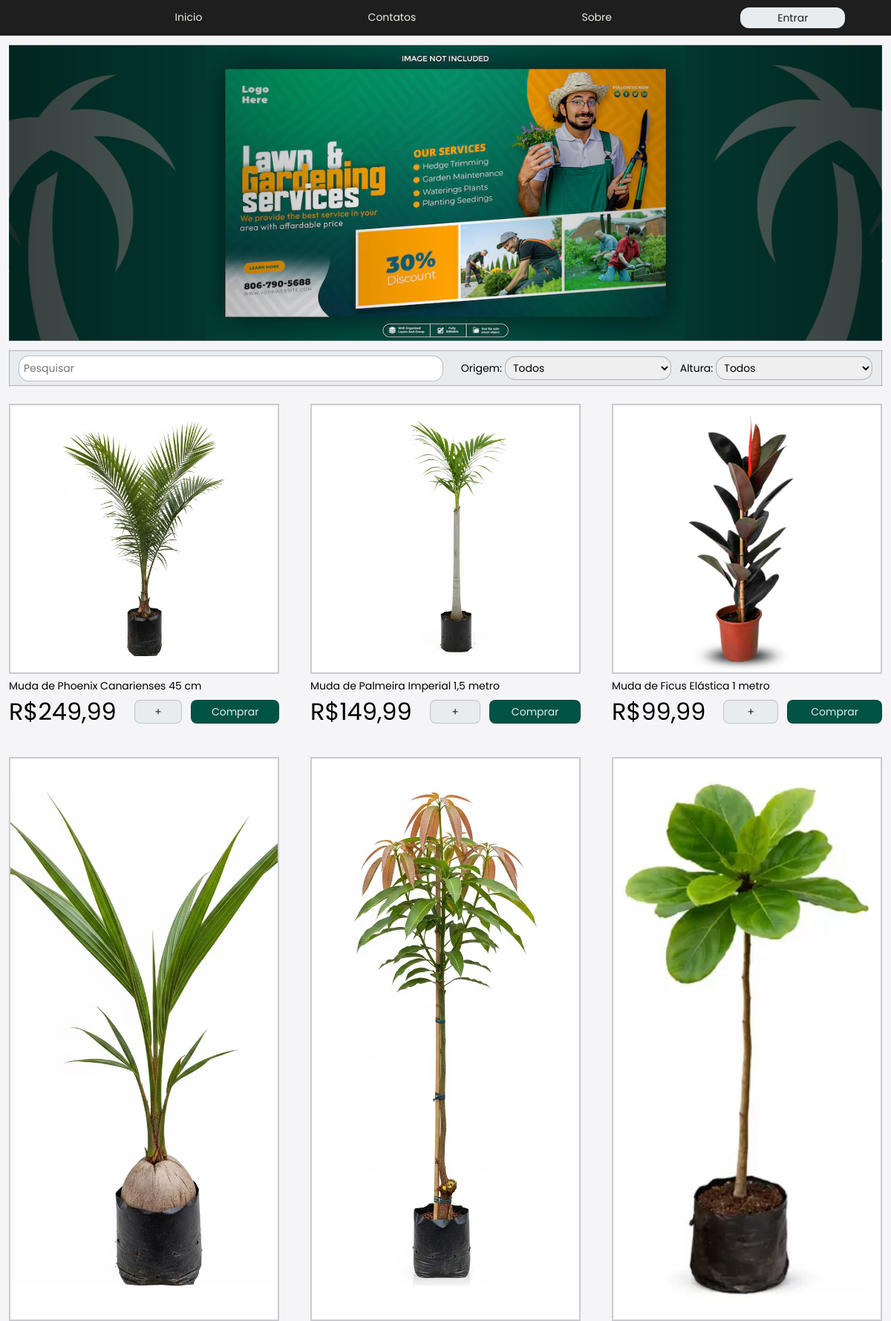
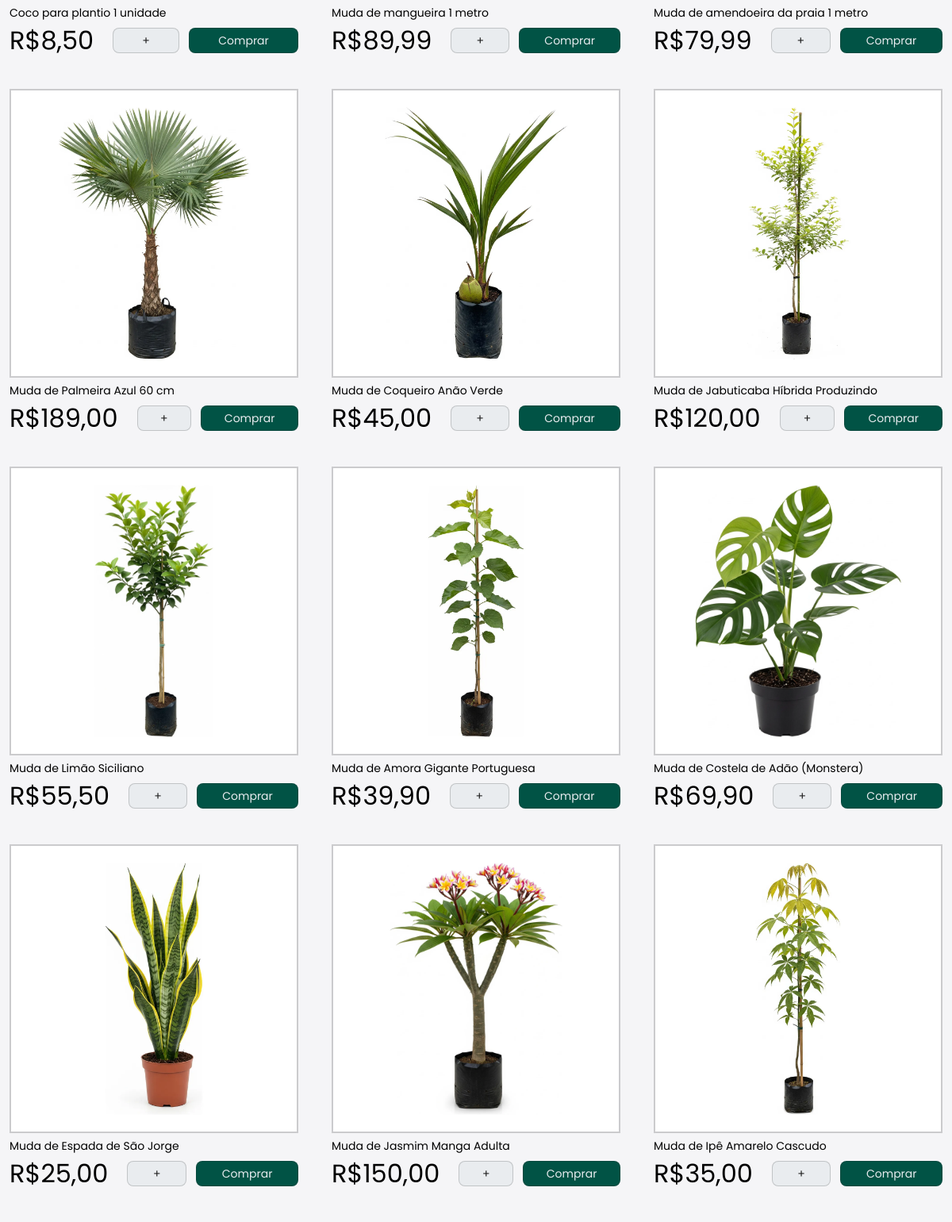
The page / (upper part) on the database its author committed (2 pictures, top to bottom).
### tables this page shows
CREATE TABLE produtos (
    id INT PRIMARY KEY AUTO_INCREMENT,
    categoria_id INT NOT NULL,
    nome VARCHAR(150) NOT NULL,
    preco DECIMAL(10,2) NOT NULL,
    altura_maxima_cm INT NOT NULL,
    origem VARCHAR(100) NOT NULL,
    frete_gratis BOOLEAN DEFAULT FALSE,
    nativa BOOLEAN DEFAULT FALSE,
    facil_cultivo BOOLEAN DEFAULT FALSE,
    exotica BOOLEAN DEFAULT FALSE,
    imagem_url VARCHAR(255),
    FOREIGN KEY (categoria_id) REFERENCES categorias(id)
);

### config/conexao.php (called while the page is built, shortened)
<?php
function h($texto) {
    return htmlspecialchars((string)$texto, ENT_QUOTES, 'UTF-8');
}
function usuarioLogado() {
    return $_SESSION['usuario'] ?? null;
}

### index.php (the view, shortened to what this page needs)
<?php
require_once __DIR__ . '/config/conexao.php';
$produtos = $pdo->query("SELECT * FROM produtos ORDER BY id ASC")->fetchAll();
?>
<!DOCTYPE html>
<html lang="pt-br">
<head>
    <link rel="stylesheet" href="css/style.css">
</head>
<body>
    <?php include __DIR__ . '/includes/header.php'; ?>
    <main>
        <div id="carrosel">
            <div id="mask"></div>
        </div>
        <div id="filtro">
            <div id="search"><input type="text" id="busca_produto" placeholder="Pesquisar"></div>
            <div class="seletores">
                <div class="sel_for">
                    <label for="origem">Origem:</label>
                    <select name="origem" id="origem" class="seletor">
                        <option value="todos" selected>Todos</option>
                    </select>
                </div>
                <div class="sel_for">
                    <label for="altura">Altura:</label>
                    <select name="altura" id="altura" class="seletor">
                        <option value="todos" selected>Todos</option>
                    </select>
                </div>
            </div>
        </div>
        <div id="grade">
            <?php foreach ($produtos as $p): ?>
                <div class="produto"
                     data-id="<?= (int)$p['id'] ?>"
                     data-nome="<?= h(mb_strtolower($p['nome'])) ?>"
                     data-origem="<?= h(mb_strtolower($p['origem'])) ?>"
                     data-altura="<?= (int)$p['altura_maxima_cm'] ?>">
                    <div class="Pd"><img src="<?= h($p['imagem_url']) ?>" alt="<?= h($p['nome']) ?>"></div>
                    <div class="Pr">
                        <?= h($p['nome']) ?>
                        <div class="price_p">
                            <div><span>R$<?= number_format((float)$p['preco'], 2, ',', '.') ?></span></div>
                            <div class="but_p">
                                <div class="c_but"><button type="button">+</button></div>
                                <div class="b_but"><button type="button">Comprar</button></div>
                            </div>
                        </div>
                    </div>
                </div>
            <?php endforeach; ?>
        </div>
    </main>
</body>
</html>

### includes/header.php (shortened to what this page needs)
<?php
$usuario = usuarioLogado();
$paginaInicio = $usuario ? 'dashboard.php' : 'index.php';
?>
<div id="topmenu">
    <div id="logo"></div>
    <div id="ini">
        <form action="<?= $paginaInicio ?>"><button class="top_but" type="submit">Inicio</button></form>
    </div>
    <div id="contact">
        <form action="contatos.php"><button id="botao_contato" class="top_but" type="submit">Contatos</button></form>
    </div>
    <div id="bout">
        <form action="sobre.php"><button id="botao_sobre" class="top_but" type="submit">Sobre</button></form>
    </div>
    <div id="prof">
        <?php if ($usuario): ?>
            <div id="ppp">
                <button id="botao_perfil" class="top_p_but" type="button"><span><?= h($usuario['nome']) ?></span></button>
                <div id="pic"></div>
            </div>
            <div id="p_card">
                <div class="ftt1">
                    <button id="perfil" class="f_ln1" type="button">
                        <div class="ico-pro"></div>Meu perfil
                    </button>
                </div>
                <div id="quit"><button class="sair" type="button">Sair</button></div>
            </div>
        <?php else: ?>
            <div id="acess">
                <form action="login.php"><button type="submit">Entrar</button></form>
            </div>
        <?php endif; ?>
    </div>
</div>

### css/style.css (style rules this page uses)
* { margin: 0; padding: 0; font-family: "PoppinsRegular", sans-serif; font-size: 14px; box-sizing: border-box; }
body { display: flex; flex-direction: column; min-width: 100%; min-height: 100%; gap: 12px; background-color: #f5f5f7; }
#topmenu { display: flex; justify-content: space-between; align-items: center; gap: 24px; width: 100%; height: 48px; padding: 0 12px; background-color: #1e1e1e; }
#logo { height: 40px; width: 100px; background-image: url("../Img/logo.gif"); background-repeat: no-repeat; background-position: center; background-size: 132px; }
#acess { display: flex; align-items: center; justify-content: center; width: 100%; }
#acess button { height: 28px; flex-grow: 0.5; background: #e9ecef; color: #1e1e1e; border: none; border-radius: 12px; transition: ease-in-out 0.1s; }
#ini, #contact, #bout, #prof { display: flex; align-items: center; justify-content: center; min-height: 100%; flex-grow: 1; }
#topmenu form { display: flex; align-items: center; justify-content: center; width: 100%; gap: 2vh; }
.top_but, .top_p_but { border: none; border-bottom: 1px solid transparent; color: #e9ece5; background: transparent; transition: border-color ease-in-out 0.25s, padding-bottom ease-in-out 0.25s; }
.top_but { width: 75%; }
#carrosel { width: 100%; height: 400px; border: solid 1px #1e1e1e31; background-image: url("../Img/banner1.jpg"), linear-gradient(to right, rgba(0, 0, 0, 0.5) 0%, transparent 50%, rgba(0, 0, 0, 0.5) 100%); background-repeat: no-repeat; background-position: center; background-size: cover; flex-shrink: 0; background-blend-mode: multiply; }
#mask { display: flex; justify-content: space-between; align-items: center; width: 100%; height: 100%; padding: 6px; }
main { display: flex; flex-direction: column; align-items: center; justify-content: space-evenly; min-height: 100vh; padding: 0 12px 12px 12px; gap: 12px; }
#filtro { display: flex; justify-content: space-between; align-items: center; gap: 24px; width: 100%; height: 48px; padding: 0 12px; border: solid 1px #1e1e1e49; background-color: #e9ecef; }
#search { display: flex; align-items: center; height: 100%; flex-grow: 1; }
#search input { width: 100%; padding: 6px; border-radius: 14px; border: solid 1px #1e1e1e49; outline: none; }
.seletores { display: flex; align-items: center; justify-content: space-between; height: 100%; flex-grow: 0.5; max-width: 50%; gap: 12px; }
.sel_for { display: flex; align-items: center; justify-content: flex-start; height: 100%; flex-grow: 1; gap: 4px; }
.seletor { width: 100%; height: 32px; padding: 6px; border-radius: 14px; border: solid 1px #1e1e1e49; outline: none; }
#grade { display: grid; grid-template-columns: repeat(auto-fill, minmax(360px, 1fr)); gap: 42px; padding: 12px 0; width: 100%; }
.produto { display: flex; flex-direction: column; align-items: center; justify-content: space-between; gap: 6px; flex-grow: 1; }
.price_p { display: flex; justify-content: space-between; align-items: center; flex-grow: 1; background-color: transparent; gap: 24px; }
.price_p span { font-size: 32px; }
.Pd { display: flex; width: 100%; flex-grow: 1; border: solid 0.25vh #1e1e1e31; flex-direction: column; background-size: cover; background-color: transparent; }
.Pd img { width: 100%; height: 100%; object-fit: cover; }
.Pr { display: flex; flex-direction: column; justify-content: space-between; width: 100%; height: 64px; padding: 0; }
.but_p { display: flex; background: transparent; height: 32px; flex-grow: 1; gap: 12px; }
.b_but, .c_but { height: 100%; flex-grow: 1; }
.b_but button, .c_but button { display: flex; align-items: center; justify-content: center; height: 100%; width: 100%; border: solid 1px #1e1e1e31; border-radius: 12px; transition: ease-in-out 0.1s; }
.b_but button { background-color: #015345; color: #e9ecef; }
.c_but button { background-color: #e9ecef; color: #1e1e1e; }
button { font: inherit; cursor: pointer; border-radius: 8px; transition: background-color .2s ease, color .2s ease, box-shadow .2s ease, transform .2s ease, opacity .2s ease; }
.c_but button, .b_but button, .Btn1, .checkout-btn, .Limpar-btn, .fechar_c, .sair, #fechar, #perfil, .top_but, .top_p_but, .f_ln, .f_ln1, .f_ln11 { border-radius: 8px; }

### rows shown on the page
produtos: imagem_url (picture), nome "Muda de Phoenix Canarienses 45 cm", preco "249,99"
produtos: imagem_url (picture), nome "Muda de Palmeira Imperial 1,5 metro", preco "149,99"
produtos: imagem_url (picture), nome "Muda de Ficus Elástica 1 metro", preco "99,99"
produtos: imagem_url (picture), nome "Coco para plantio 1 unidade", preco "8,50"
produtos: imagem_url (picture), nome "Muda de mangueira 1 metro", preco "89,99"
produtos: imagem_url (picture), nome "Muda de amendoeira da praia 1 metro", preco "79,99"
produtos: imagem_url (picture), nome "Muda de Palmeira Azul 60 cm", preco "189,00"
produtos: imagem_url (picture), nome "Muda de Coqueiro Anão Verde", preco "45,00"
produtos: imagem_url (picture), nome "Muda de Jabuticaba Híbrida Produzindo", preco "120,00"
produtos: imagem_url (picture), nome "Muda de Limão Siciliano", preco "55,50"
produtos: imagem_url (picture), nome "Muda de Amora Gigante Portuguesa", preco "39,90"
produtos: imagem_url (picture), nome "Muda de Costela de Adão (Monstera)", preco "69,90"
produtos: imagem_url (picture), nome "Muda de Espada de São Jorge", preco "25,00"
produtos: imagem_url (picture), nome "Muda de Jasmim Manga Adulta", preco "150,00"
produtos: imagem_url (picture), nome "Muda de Ipê Amarelo Cascudo", preco "35,00"
